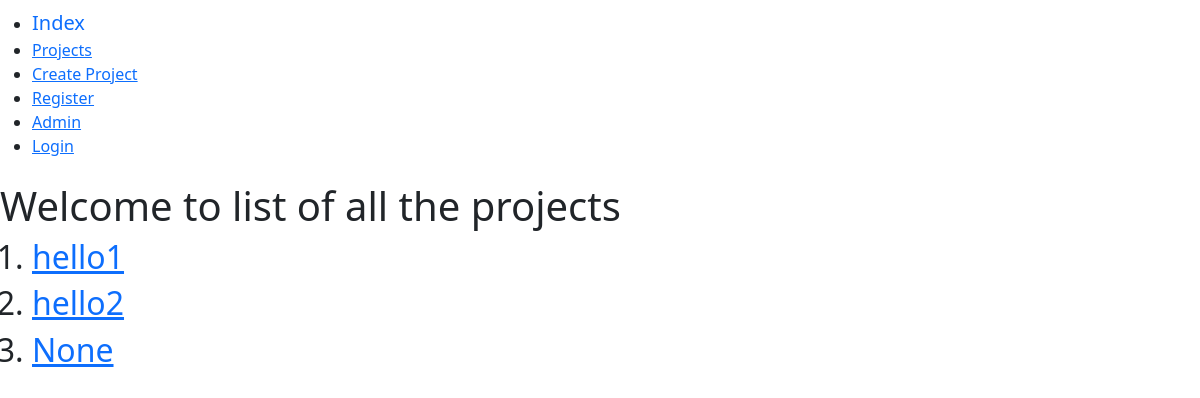
The page /jobfair_app/project_list/ on the database as committed earlier.
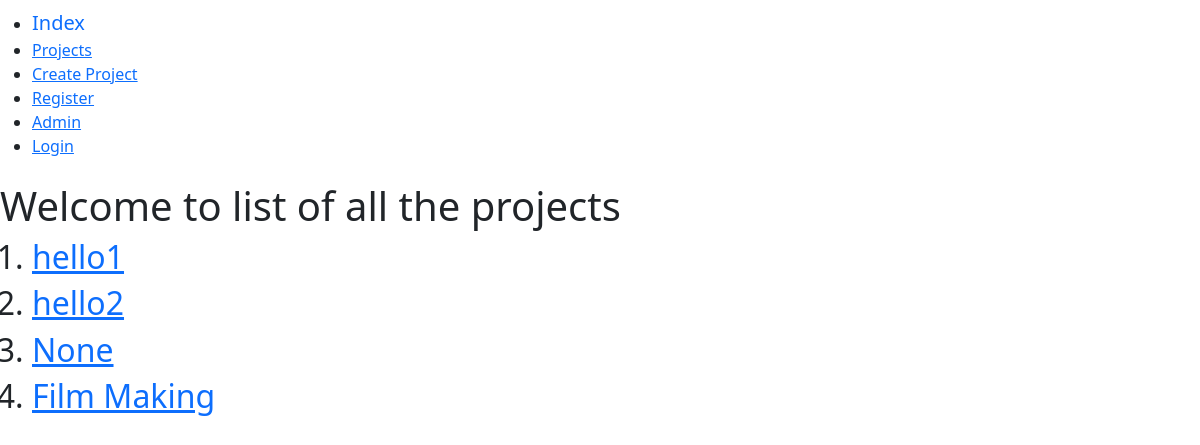
The same page on the database as committed later.
### jobfair_app/models.py (models this page shows, shortened)
class Project(models.Model):
    name = models.CharField(max_length = 256)
    description = models.TextField(
        default = ' ',
        max_length=500,
    )
    stipend = models.IntegerField(
        default = 0,
     )
    upvote = models.IntegerField(
        default = 0,
    )
    downvote = models.IntegerField(
        default = 0,
    )
    skills = models.TextField(
    default = '',
    max_length = 500
    )

### jobfair_app/views.py (the view)
# urls.py: path('project_list/',views.ProjectListView.as_view(), name = 'project_list'),
class ProjectListView(ListView):
    model = models.Project
    context_object_name = 'project_list'
    template_name = 'project_list.html'

### jobfair_app/templates/project_list.html
{% extends "base.html" %}
{% block body_block %}
  <h1>Welcome to list of all the projects</h1>
  <ol>
    {% for project in project_list %}
      <h2> <li> <a href="{{project.id}}">{{project.name}}</a></li> </h2>
    {% endfor %}
  </ol>
{% endblock %}

### jobfair_app/templates/base.html (shortened to what this page needs)
<!DOCTYPE html>
<html lang="en" dir="ltr">
  <head>
<link href="https://cdn.jsdelivr.net/npm/bootstrap@5.0.0-beta3/dist/css/bootstrap.min.css" rel="stylesheet">
  </head>
  <body>
    <nav class = "navbar navbar-default navbar-static-top">
      <ul>
        <li> <a class = "navbar-brand" href="{% url 'jobfair_app:index' %}">Index</a> </li>
        <li> <a class = "navbar-link" href="{% url 'jobfair_app:project_list' %}">Projects</a> </li>
        <li> <a class = "navbar-link" href="{% url 'jobfair_app:project_create' %}">Create Project</a> </li>
        <li> <a class = "navbar-link" href="{% url 'jobfair_app:register' %}">Register</a> </li>
        <li> <a class = "navbar-link" href="{% url 'admin:index' %}">Admin</a> </li>
        {% if user.is_authenticated %}
          <li> <a href="{% url 'jobfair_app:logout' %}">{{user.username}} Logout</a> </li>
        {% else %}
          <li> <a href="{% url 'jobfair_app:user_login' %}">Login</a> </li>
        {% endif %}
      </ul>
    </nav>
      {% block body_block %}
      {% endblock %}
  </body>
</html>

Rows that differ between the two databases and show on the page:
added Project: name "Film Making"
